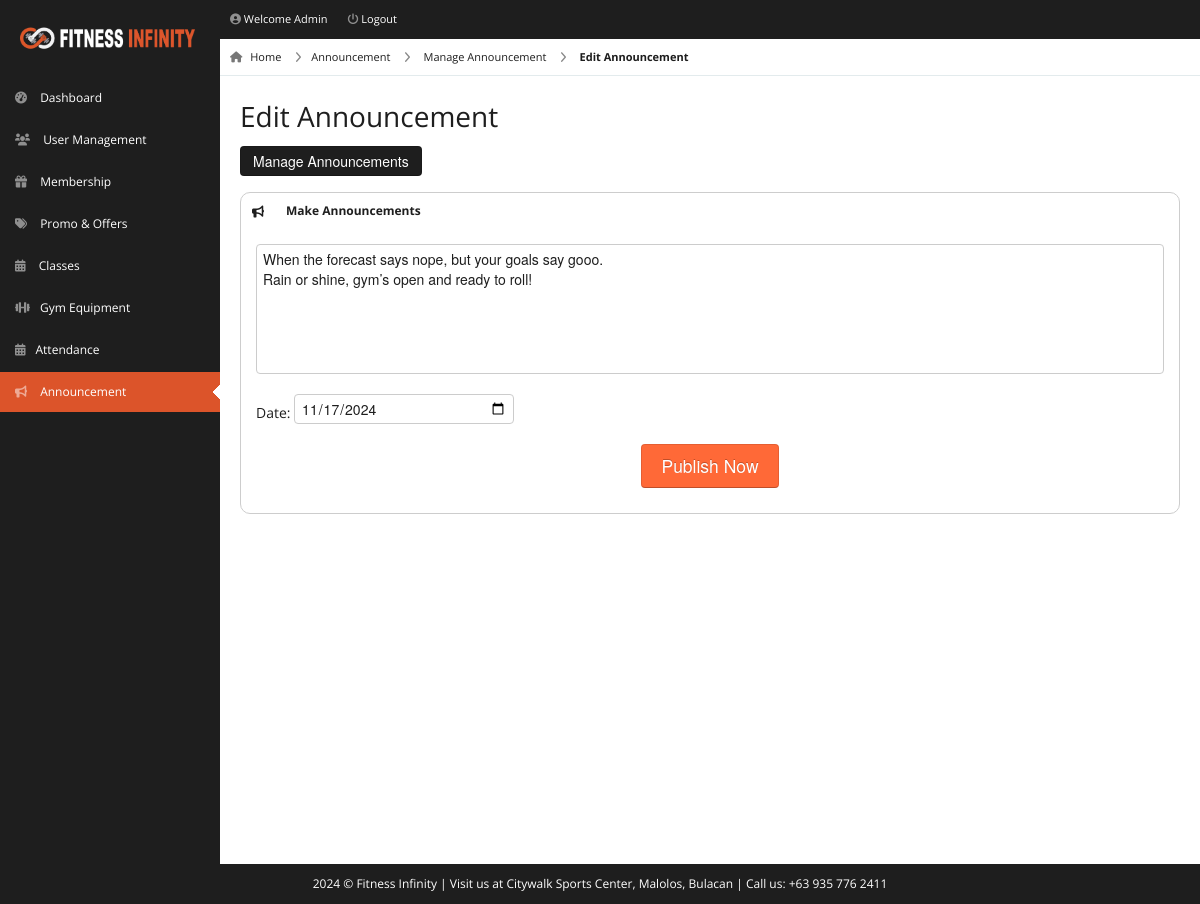
The page /pages/admin/edit-announcement.php?id=41 (signed in) on the database its author committed.
### tables this page shows
CREATE TABLE `announcements` (
  `id` int(11) NOT NULL,
  `message` varchar(800) NOT NULL,
  `date` date NOT NULL
);

### pages/admin/edit-announcement.php (the view, shortened to what this page needs)
<!DOCTYPE html>
<html lang="en">
<head>
  <link rel="stylesheet" href="../../css/bootstrap.min.css" />
  <link rel="stylesheet" href="../../css/bootstrap-responsive.min.css" />
  <link rel="stylesheet" href="../../css/fullcalendar.css" />
  <link rel="stylesheet" href="../../css/matrix-style.css" />
  <link rel="stylesheet" href="../../css/matrix-media.css" />
  <link rel="stylesheet" href="../../css/jquery.gritter.css" />
  <link rel="stylesheet" href="https://cdnjs.cloudflare.com/ajax/libs/font-awesome/6.0.0/css/all.min.css">
</head>
<body>
  <div id="header">
    <h1><a href="dashboard.html">Fitness Infinity Gym Admin</a></h1>
  </div>
  <?php include 'includes/topheader.php' ?>
  <?php $page = 'announcement';
  include 'includes/sidebar.php' ?>
  <?php
  include 'dbcon.php';
  $id = $_GET['id'];
  $qry = "select * from announcements where id='$id'";
  $result = mysqli_query($con, $qry);
  while ($row = mysqli_fetch_array($result)) {
    ?>
    <div id="content">
      <div id="content-header">
        <div id="breadcrumb"> <a href="index.php" title="Go to Home" class="tip-bottom"><i class="fas fa-home"></i>
            Home</a><a href="announcement.php">Announcement</a> <a href="manage-announcement.php">Manage Announcement</a>
          <a href="#.php" class="current">Edit Announcement</a>
        </div>
        <h1>Edit Announcement</h1>
      </div>
      <div class="container-fluid">
        <a href="manage-announcement.php"><button class="btn btn-inverse" type="button">Manage Announcements</button></a>
        <div class="row-fluid">
          <div class="widget-box widget-box-bordered">
            <div class="widget-title"> <span class="icon"> <i class="fas fa-bullhorn"></i> </span>
              <h5>Make Announcements</h5>
            </div>
            <div class="widget-content">
              <div class="control-group">
                <form action="edit-announcement-req.php" method="POST">
                  <div class="controls">
                    <textarea class="span12" style="resize: none;" name="message" required
                      rows="6"><?php echo htmlspecialchars($row['message']); ?></textarea>
                  </div>
                  <div class="controls">
                    <h5>
                      <label for="Announce Date">Date:
                        <input type="date" name="date" value="<?php echo $row['date']; ?>"> </label>
                    </h5>
                  </div>
                  <div class="text-center">
                    <button type="submit" class="btn btn-primary btn-large">Publish Now</button>
                  </div>
                </form>
              </div>
            </div>
            <?php
  }
  ?>
        </div>
      </div>
    </div>
  </div>
  <div class="row-fluid">
    <div id="footer" class="span12"> <?php echo date("Y"); ?> &copy; Fitness Infinity | Visit us at Citywalk Sports
      Center, Malolos, Bulacan | Call us: +63 935 776 2411</a> </div>
  </div>
</body>
</html>

### css/matrix-style.css (style rules this page uses)
* { outline: none !important; -moz-outline: none !important; }
html, body { height: 100%; }
body { overflow-x: hidden; margin-top: -10px; font-family: "Open Sans", sans-serif; font-size: 12px; color: #1e1e1e; }
a { color: #666; }
select, textarea, input[type="text"], input[type="password"], input[type="datetime"], input[type="datetime-local"], input[type="date"], input[type="month"], input[type="time"], input[type="week"], input[type="number"], input[type="email"], input[type="url"], input[type="search"], input[type="tel"], input[type="color"], .uneditable-input, .label, .dropdown-menu, .btn, .well, .progress, .table-bordered, .btn-group>.btn:first-child, .btn-group>.btn:last-child, .btn-group>.btn:last-child, .btn-group>.dropdown-toggle, .alert { border-radius: 4px; }
.btn, textarea, input[type="text"], input[type="password"], input[type="datetime"], input[type="datetime-local"], input[type="date"], input[type="month"], input[type="time"], input[type="week"], input[type="number"], input[type="email"], input[type="url"], input[type="search"], input[type="tel"], input[type="color"], .uneditable-input { box-shadow: none; }
.progress, .progress-success .bar, .progress .bar-success, .progress-warning .bar, .progress .bar-warning, .progress-danger .bar, .progress .bar-danger, .progress-info .bar, .progress .bar-info, .btn, .btn-primary { background-image: none; }
#footer { padding: 10px; text-align: center; }
#header { height: 77px; position: relative; width: 100%; z-index: -9; }
#header h1 { background: url("../img/logo.png") no-repeat scroll 0 0 transparent; background-size: contain; height: 31px; left: 20px; line-height: 600px; overflow: hidden; position: relative; top: 26px; width: 175px; }
#header h1 a { display: block; }
#content { background: none repeat scroll 0 0 #fff; margin-left: 220px; margin-right: 0; padding-bottom: 25px; position: relative; min-height: 100%; width: auto; }
#content-header { position: abslute; width: 100%; margin-top: -38px; z-index: 20; }
#content-header h1 { color: #1e1e1e; font-size: 28px; font-weight: normal; float: none; text-shadow: 0 1px 0 #ffffff; margin-left: 20px; position: relative; }
#content-header h1, #content-header .btn-group { margin-top: 20px; }
#breadcrumb { background-color: #fff; border-bottom: 1px solid #e3ebed; }
#breadcrumb a { padding: 8px 20px 8px 10px; display: inline-block; background-image: url("../img/breadcrumb.png"); background-position: center right; background-repeat: no-repeat; font-size: 11px; color: #1e1e1e; }
#breadcrumb a:last-child { background-image: none; }
#breadcrumb a.current { font-weight: bold; color: #1e1e1e; }
#breadcrumb a i { margin-right: 5px; opacity: 0.6; }
.widget-box { background: none repeat scroll 0 0 #fff; border-radius: 10px; clear: both; margin-top: 16px; margin-bottom: 16px; position: relative; }
.widget-box-bordered { border: 1px solid #cdcdcd; }
.widget-title, .modal-header, .table th, div.dataTables_wrapper .ui-widget-header { height: 36px; }
.widget-title span.icon { padding: 9px 10px 7px 11px; float: left; }
.widget-title h5 { color: #1e1e1e; float: left; font-size: 12px; font-weight: bold; padding: 12px; line-height: 12px; margin: 0; }
.widget-content { padding: 15px; }
form { margin-bottom: 0; }
#footer { color: #fff; }

### css/matrix-media.css (style rules this page uses)
body { background: #1e1e1e; }
#header { background-color: #1e1e1e; margin-top: 10px; }

### rows shown on the page
announcements: message "When the forecast says nope, but your goals say gooo. Rain or shine, gym’s open and ready to roll!", date "11/17/2024"
